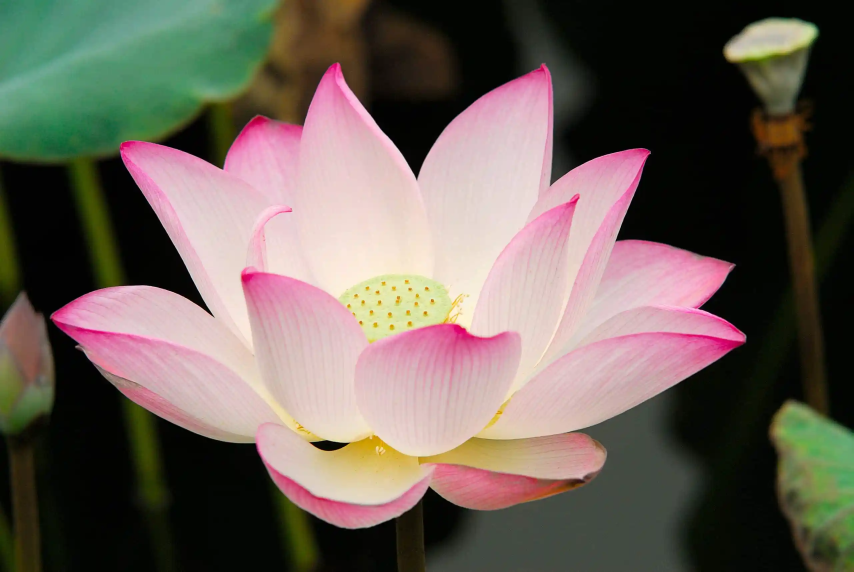
#> input picture test.jpg, 2560 x 1714 px, found by its file name (shown at 1/3 size)
$ jupyter execute 'Lab 6 - OpenCV.ipynb'
#> lines starting #> are read from the running program, lines starting #| are printed output that depends on the picture; after the words box and inside, x2 and y2 are one past the last pixel; in counts of white or black regions, pixels touching at a corner belong together
## **OpenCV**: Image Filtering and Thresholding

En este laboratorio, nuestro objetivo será aplicar técnicas de edición de imágenes: filtering usando convolutional kernels y global thresholding

# **Image Filtering using Convolutional Kernels**

**¿Qué es un convolutional kernel?**

Es una matriz de 2 dimensiones que se usa para hacer un filtro a una imagen. Tipicamente, el convolutional kernel es matriz cuadrada de MxN, donde tanto M como N son números enteros impares. Estas matrices se pueden utilizar para realizar operaciones matemáticas en cada píxel de una imagen, con el objetivo de lograr el efecto deseado (como desenfocar o enfocar una imagen).

**¿Por qué querriamos desenfocar una imagen?**

Porque reduce ciertos tipos de ruido en una imagen. Por esta razón, a la difuminación se le suele denominar suavizado.
Para eliminar un fondo que distraiga, puede desenfocar intencionalmente partes de una imagen, como se hace en el modo "Retrato" en las cámaras de los dispositivos móviles.

**¿Y cómo se usan estos kernels?**

El filtrado de una imagen de origen se logra convolucionando el kernel con la imagen. En términos simples, la convolución de una imagen con un kernel representa una operación matemática simple entre el kernel y sus elementos correspondientes en la imagen.

**¿Y cómo lo hago?**

1.   Supongamos que el centro del kernel está colocado sobre un píxel específico (p) en una imagen.
2.   Multiplique el valor de cada elemento en el núcleo, con el elemento de píxel correspondiente (es decir, su intensidad de píxel) en la imagen de origen.
3.   Suma el resultado de esas multiplicaciones y calcula el promedio.
4.   Finalmente, reemplace el valor del píxel (p) con el valor promedio que acaba de calcular.

# Identity Kernel

La kernel de identidad es una matriz cuadrada, donde el elemento del medio es 1 y todos los demás elementos son cero. Lo que hace que una matriz identidad sea especial es que al multiplicarla por cualquier otra matriz se obtendrá la matriz original.

1.   Aplicar un kernel de identidad a una imagen cualquiera

[cell 1]
import cv2
import numpy as np
from google.colab.patches import cv2_imshow

#un espacio pa poner las imagenes una al lado de la otra
space = np.ones((300, 50, 3), dtype=np.uint8) * 40

image = cv2.imread('test.jpg')
#> image is the input picture: shape (1714, 2560, 3); mean B, G, R 88.5, 97.1, 108.2
image = cv2.resize(image, (300, 300))
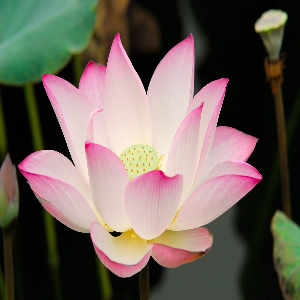
#> image: shape (300, 300, 3); mean B, G, R 88.5, 97.1, 108.1

if image is None:
    print('Could not read image')

kernel1 = np.array([[0, 0, 0],
                    [0, 1, 0],
                    [0, 0, 0]])

identity = cv2.filter2D(src=image, ddepth=-1, kernel=kernel1)

cv2_imshow(cv2.hconcat([image, space, identity])) #el hconcat permite mostrar las imagenes de forma horizontal en el google colab

Al aplicar la matriz identidad, la imagen con filtro pareciera ser similar a la original.

2.   Aplicar un kernel personalizado a la misma imagen y ver las diferencias

[cell 2]
kernel2 = np.ones((5, 5), np.float32) / 25
img = cv2.filter2D(src=image, ddepth=-1, kernel=kernel2)
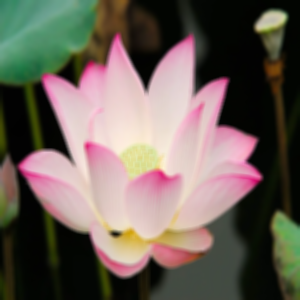
#> img: shape (300, 300, 3); mean B, G, R 88.5, 97.1, 108.1

cv2_imshow(cv2.hconcat([image, space, img]))

**NOTA**: Al hacer un kernel personalizado, debes asegurarte de que todos los valores estén normalizados. Esto se hace dividiendo cada elemento del kernel por el número de elementos total del mismo.

3.   Utiliza la función *blur()* para desenfocar una imagen cualquiera

[cell 3]
img_blur = cv2.blur(src=image, ksize=(5,5))

cv2_imshow(cv2.hconcat([image, space, img_blur]))

4.   Aplica un desenfoque gaussiano a una imagen cualquiera.

*Un desenfoque gaussiano realiza un promedio ponderado, a diferencia del promedio uniforme descrito en el primer ejemplo. En este caso, el desenfoque gaussiano pondera los valores de los píxeles en función de su distancia desde el centro del kernel. Los píxeles más alejados del centro tienen menos influencia en el promedio ponderado.*

*src = imagen, ksize = tamaño del kernel, sigmaX = Desviación estándar gaussiana en X, sigmaY = Desviación estándar gaussiana en Y*

[cell 4]
gaussian_blur = cv2.GaussianBlur(src=image, ksize=(5,5),sigmaX=0, sigmaY=0)

cv2_imshow(cv2.hconcat([image, space, gaussian_blur]))

5. Aplicar desenfoque mediano a una imagen cualquiera

*En el desenfoque mediano, cada píxel de la imagen de origen se reemplaza por el valor mediano de los píxeles de la imagen en el área del kernel*

[cell 5]
median = cv2.medianBlur(src=image, ksize=5)

cv2_imshow(cv2.hconcat([image, space, median]))
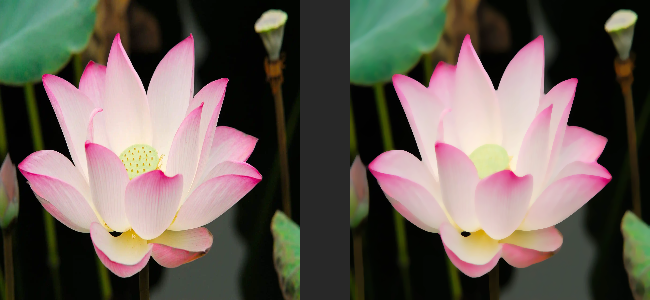
#> shown: shape (300, 650, 3); mean B, G, R 84.8, 92.8, 102.9

6. Enfoca una imagen cualquiera con un kernel personalizado y la función *filter2D()*

**NOTA:** en esta [página](https://en.wikipedia.org/wiki/Kernel_(image_processing)) pueden encontrar los kernels más utilizados

[cell 6]
kernel3 = np.array([[0, -1,  0],
                   [-1,  5, -1],
                    [0, -1,  0]])

sharp_img = cv2.filter2D(src=image, ddepth=-1, kernel=kernel3)
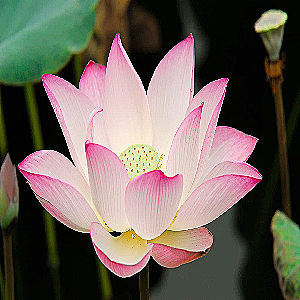
#> sharp_img: shape (300, 300, 3); mean B, G, R 89.7, 97.9, 108.4

cv2_imshow(cv2.hconcat([image, space, sharp_img]))
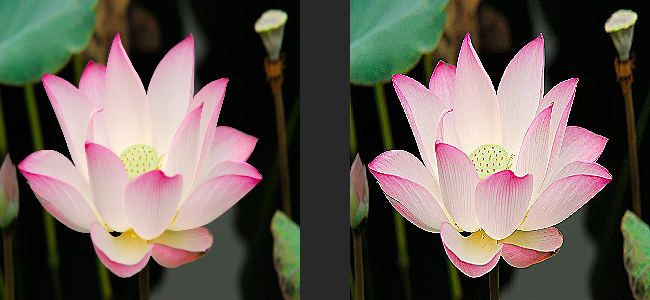
#> shown: shape (300, 650, 3); mean B, G, R 85.3, 93.1, 103

# Filtrado Lateral

Si bien el desenfoque puede ser una forma eficaz de reducir el ruido en una imagen, a menudo no es deseable desenfocar toda la imagen, ya que se pueden perder detalles importantes y bordes nítidos.

Esta técnica aplica el filtro de forma selectiva para desenfocar píxeles de intensidad similar en un vecindario. Siempre que sea posible, se conservan los bordes afilados.

Tambien permite controlar no sólo el tamaño espacial del filtro, sino también el grado en que los píxeles vecinos se incluyen en la salida filtrada. Esto se hace en función de la variación en la intensidad del color y también de la distancia desde el píxel filtrado.

El filtrado bilateral esencialmente aplica un desenfoque gaussiano (ponderado) 2D a la imagen, al mismo tiempo que considera la variación en las intensidades de los píxeles vecinos para minimizar el desenfoque de los bordes cercanos (que deseamos preservar). Lo que esto significa es que la forma del kernel, en realidad, depende del contenido de la imagen local, en cada ubicación de píxel.

**Ejemplo:** Supongamos que está filtrando una región en una imagen, cerca de un borde. Un filtro de desenfoque gaussiano simple desenfocaría el borde porque se encuentra cerca de la región filtrada (cerca del centro del filtro gaussiano).  Pero el filtro bilateral puede detectar el borde, porque también considera las diferencias en las intensidades de los píxeles. Por lo tanto, calculará un peso mucho menor para los píxeles que se encuentran a ambos lados del borde, reduciendo así su influencia en la región filtrada. Las regiones de intensidad más uniforme se ven más borrosas, ya que no están asociadas con bordes fuertes.

El valor final (ponderado) de un píxel en la imagen filtrada es producto de su peso espacial y de intensidad.

*   Los píxeles que sean similares y estén cerca del píxel filtrado tendrán influencia.
*   Los píxeles que están lejos del píxel filtrado tendrán poca influencia (debido al gaussiano espacial).
*   Los píxeles que tienen intensidades diferentes tendrán poca influencia (debido a la intensidad del color gaussiana), incluso si están cerca del centro del kernel.

[cell 7]
# sigmaColor se utiliza para filtrar sigma en el espacio de color.
# sigmaSpace se utiliza para filtrar sigma en el espacio de coordenadas.
bilateral_filter = cv2.bilateralFilter(src=image, d=9, sigmaColor=75, sigmaSpace=75)

cv2_imshow(cv2.hconcat([image, space, bilateral_filter]))

# Global Thresholding

Cuando el thresholding se aplica por igual a cada píxel de la imagen y el valor de umbral es fijo, las operaciones se denominan globales.

Los algoritmos de global thresholding toman una **imagen de origen** (*src* ) y un **thresholding** (*thresh* ) como entrada, y producen una **imagen de salida** (*dst* ), comparando la intensidad de los píxeles en la ubicación del píxel de origen (x,y) con el thresholding. Si *src (x,y)* > *thresh*, entonces a *dst (x,y)* se le asigna algún valor. De lo contrario, a *dst (x,y)* se le asigna algún otro valor.

Además de la *src* y el *thresh*, se necesita otro parámetro de entrada llamado **valor máximo** (*maxValue* ).

Si *src (x,y)* es mayor que *thresh*, la operación de thresholding establece el valor del píxel de la imagen de destino *dst (x,y)* en *maxValue*. En caso contrario lo pone a 0.

Veamos 5 tipos de thresholding diferentes:

**1.   Binary Thresholding**

Este es el tipo de thresholding más común y simple.

[cell 8]
# Binary Threshold
# if src(x,y) > thresh
#   dst(x,y) = maxValue
# else
#   dst(x,y) = 0

[cell 9]
import cv2

src = cv2.imread("threshold.png", cv2.IMREAD_GRAYSCALE)
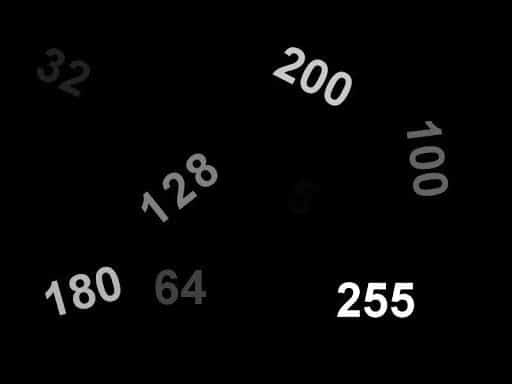
#> input picture Lab 6/threshold.png, 512 x 384 px, found by its file name
#> src is the input picture: shape (384, 512); min 0, max 255, mean 6.4

# Threshold and maxValue
thresh = 20
maxValue = 255

th, dst = cv2.threshold(src, thresh, maxValue, cv2.THRESH_BINARY);
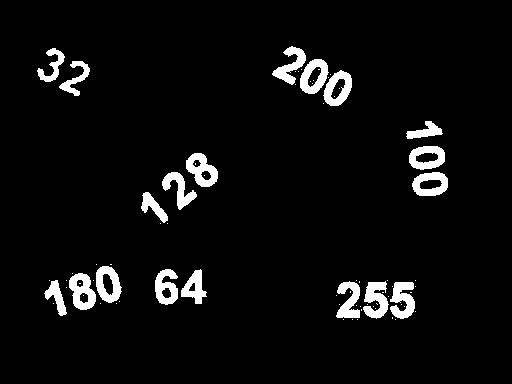
#> dst: shape (384, 512); 5% white; 76 white regions (57 under 20 px), largest, box (x1, y1, x2, y2) and area: (69, 273, 96, 310) 625, (186, 153, 218, 187) 617, (390, 282, 415, 319) 617
#> th = 20

cv2_imshow(dst)

**TAREA:** Cambien los valores de Thresh y MaxValue hasta obtener solo 4 numeros en la imagen.

**2.   Inverse-Binary Thresholding**

Lo mismo que el de arriba pero al revés

[cell 10]
# Inverse Binary Threshold
# if src(x,y) > thresh
#   dst(x,y) = 0
# else
#   dst(x,y) = maxValue

[cell 11]
# Threshold and maxValue
thresh = 15
maxValue = 255

th, dst = cv2.threshold(src, thresh, maxValue, cv2.THRESH_BINARY_INV)
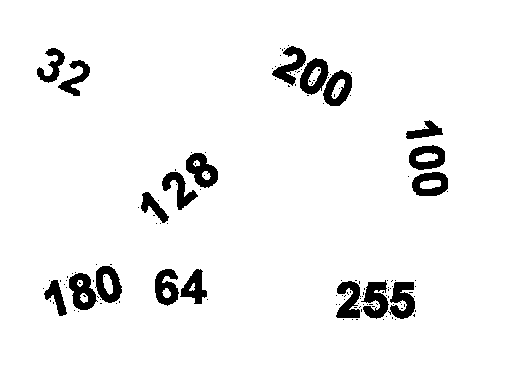
#> dst: shape (384, 512); 94.7% white; 138 black regions (119 under 20 px), largest, box (x1, y1, x2, y2) and area: (186, 153, 218, 188) 644, (69, 273, 98, 310) 640, (388, 282, 415, 319) 633
#> th = 15

cv2_imshow(dst)

**3.   Truncate Thresholding**

El píxel de destino se establece en el thresholding, si el valor del píxel de origen es mayor que el *thresh*. De lo contrario, se establece en el valor del píxel de origen. Se ignora el *MaxValue*.

[cell 12]
# Truncate Threshold
# if src(x,y) > thresh
#   dst(x,y) = thresh
# else
#   dst(x,y) = src(x,y)

[cell 13]
# Threshold and maxValue
thresh = 127
# maxValue = 255

th, dst = cv2.threshold(src, thresh, maxValue, cv2.THRESH_TRUNC)
#> th = 127

cv2_imshow(dst)

**4.   Threshold to Zero**

El valor del píxel de destino se establece en el valor del píxel de la fuente correspondiente, si el valor del píxel de origen es mayor que el *thresh*. De forma contraria, se establece en 0. Se ignora el *MaxValue*.

[cell 14]
# Threshold to Zero
# if src(x,y) > thresh
#   dst(x,y) = src(x,y)
# else
#   dst(x,y) = 0

[cell 15]
# Threshold and maxValue
thresh = 127
# maxValue = 255

th, dst = cv2.threshold(src, thresh, maxValue, cv2.THRESH_TOZERO)
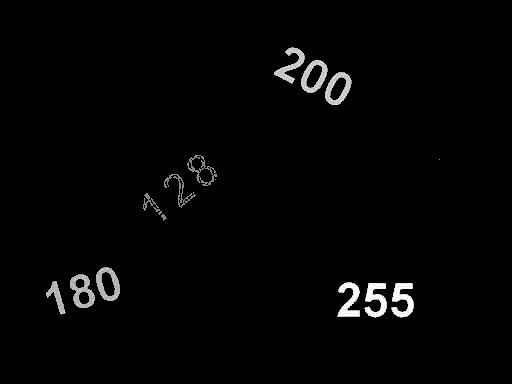
#> dst: shape (384, 512); min 0, max 255, mean 4.3

cv2_imshow(dst)

**5.  Inverted Threshold to Zero**

El valor del píxel de destino se establece en 0 si el valor del píxel de origen es mayor que el *thresh*. De lo contrario, se establece en el valor del píxel de origen. Se ignora el *MaxValue*

[cell 16]
# Inverted Threshold to Zero
# if src(x,y) > thresh
#   dst(x,y) = 0
# else
#   dst(x,y) = src(x,y)

[cell 17]
# Threshold and maxValue
thresh = 127
# maxValue = 255

th, dst = cv2.threshold(src, thresh, maxValue, cv2.THRESH_TOZERO_INV)
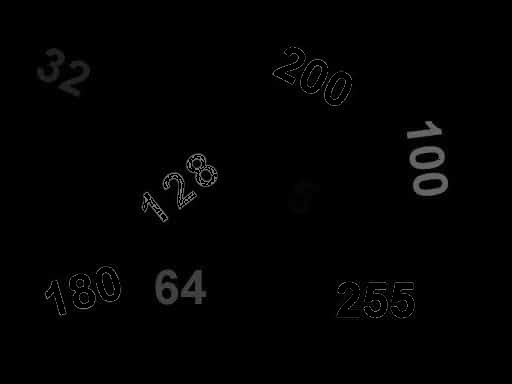
#> dst: shape (384, 512); min 0, max 127, mean 2.2

cv2_imshow(dst)
